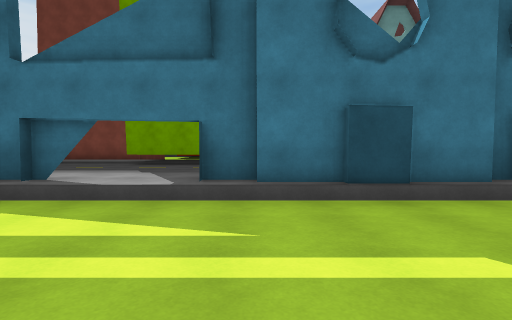
[1] (above)

24 first-person views from a walk through a 3-D level made in the Unity game engine. The camera is 1.3 m above the floor, tilts 2° down and sees 80° across. The floor is counted in squares, 2 m on a side. Each view is taken from the middle of a square. On the plan, view 1 faces up. The plan holds only what a view shows up to about 10 squares ahead; the rest is blank. The place goes on beyond the plan. The player character is not drawn. Some animated figures are left out. Surface patterns are stand-ins for the level's own textures.

[2]
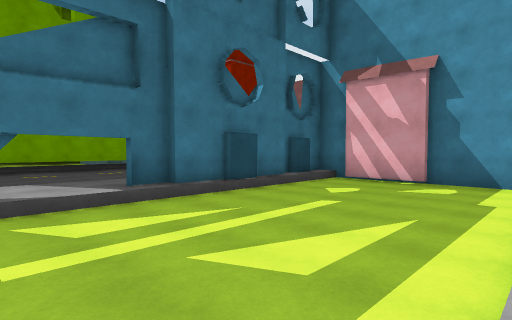

[3]
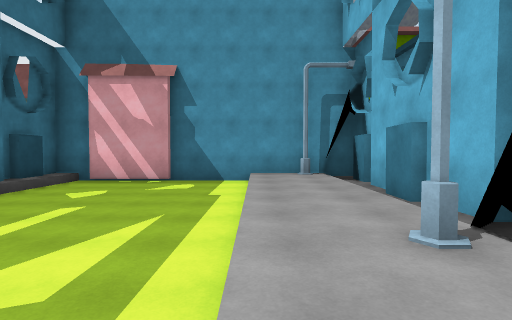

[4]
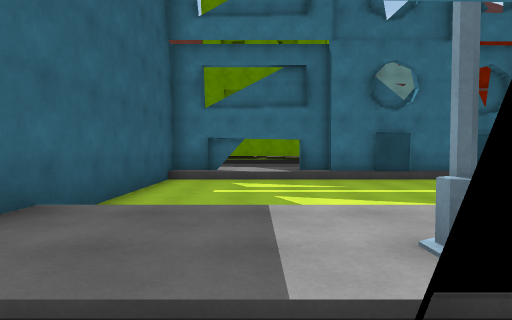

[5]
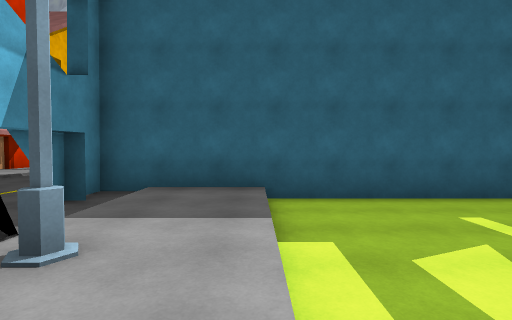

[6]
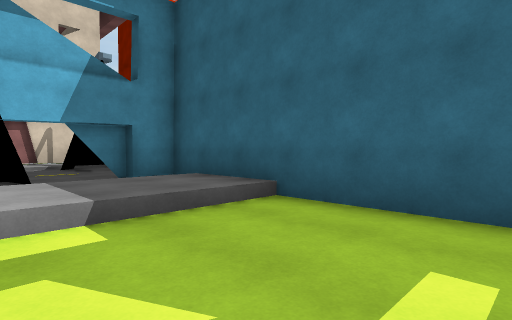

[7]
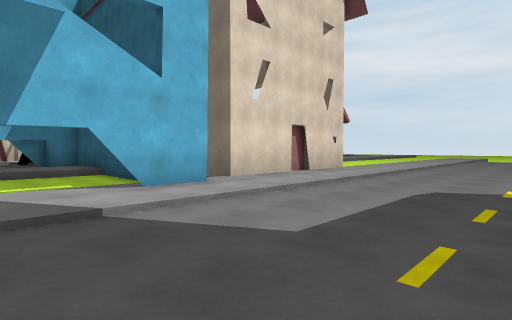

[8]
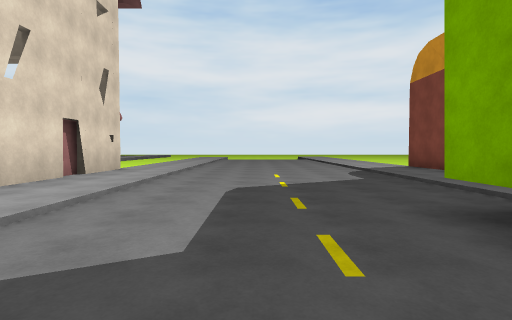

[9]
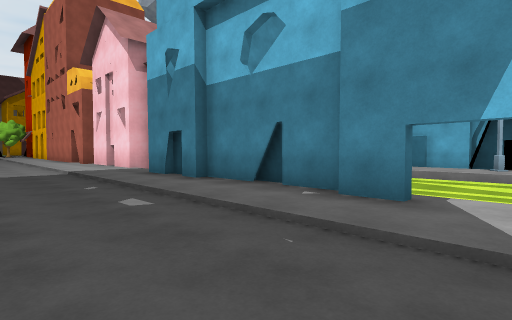

[10]
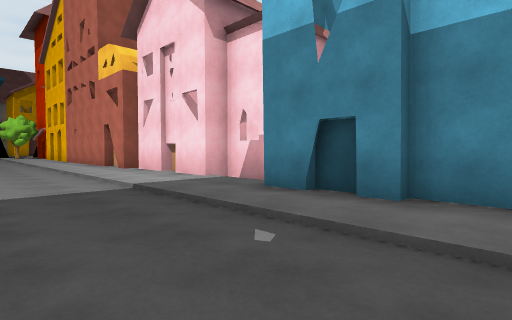

[11]
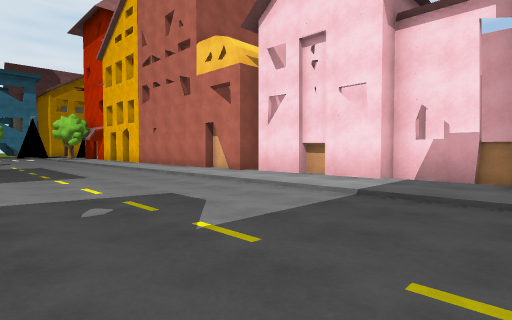

[12]
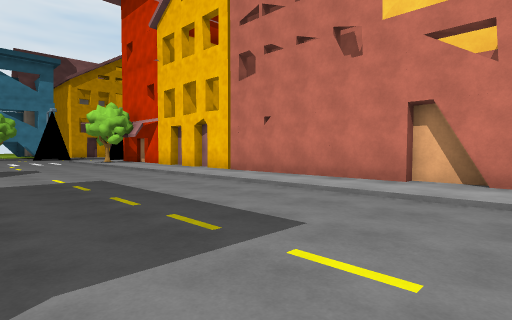

[13]
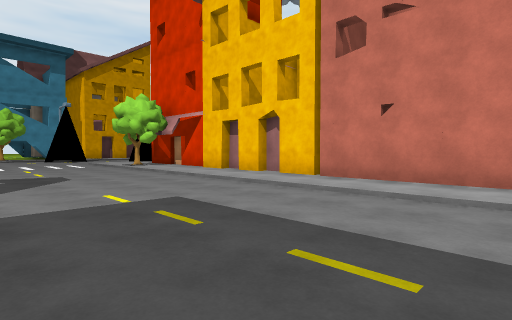

[14]
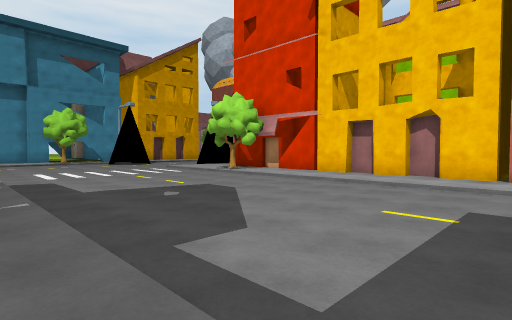

[15]
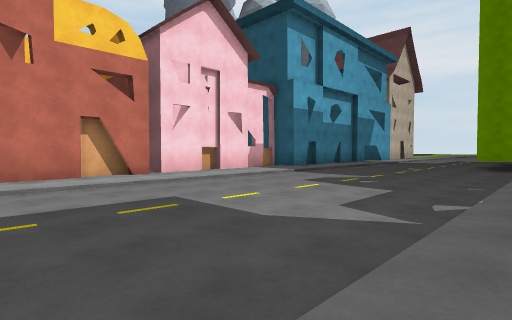

[16]
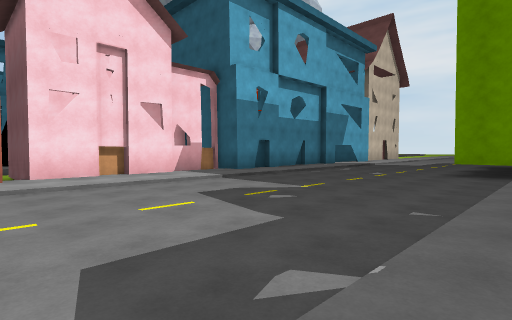

[17]
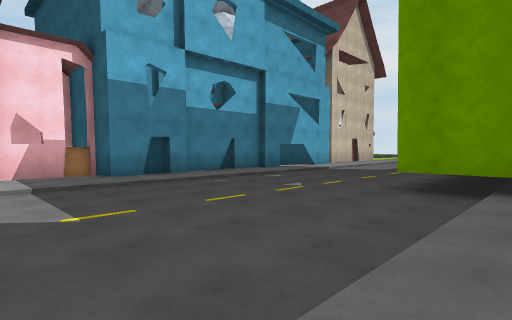

[18]
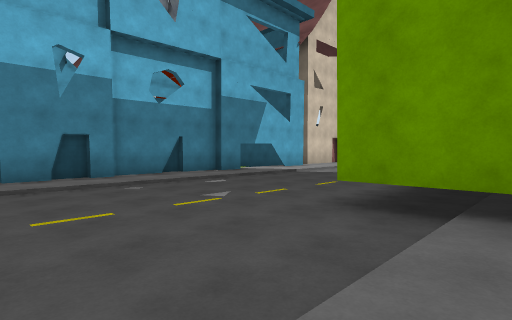

[19]
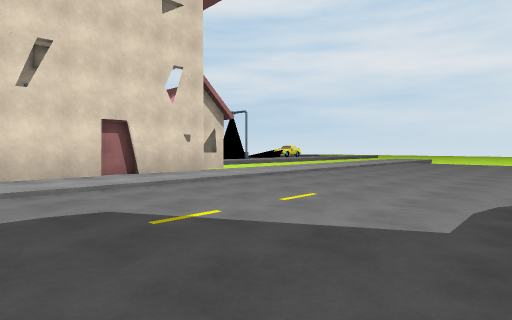

[20]
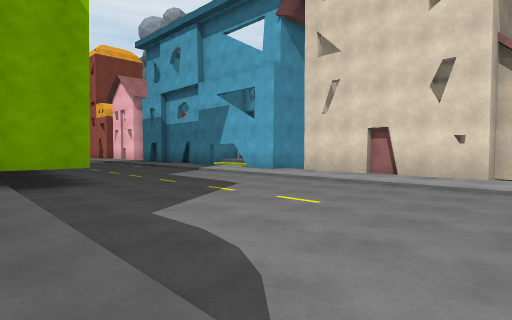

[21]
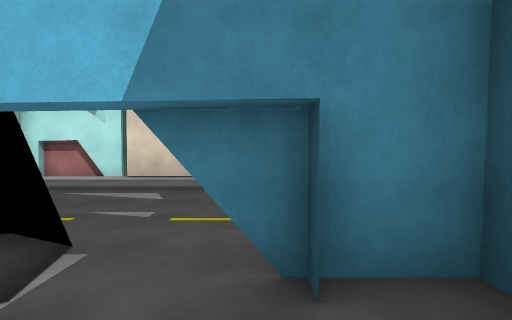

[22]
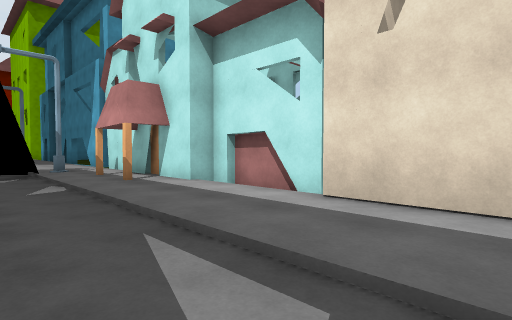

[23]
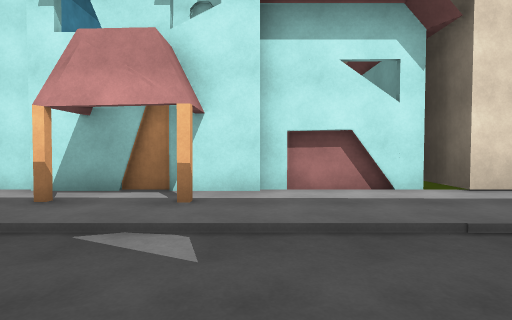

[24]
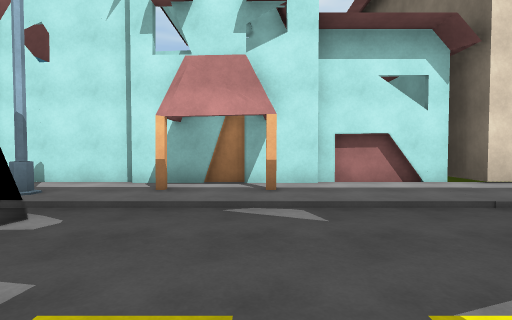

### Floor plan
Key: @ floor where view 1 was taken; # wall or solid block; . main floor; : floor 0.25 m higher than the main floor; - floor 0.25 m lower than the main floor; / step, stairs or slope; B building; T tree.
Columns run from 11 left of view 1 to 29 right of it. Each row starts with its distance up from view 1.
 12 :::::::      #::::::::::::: ::::::
 11 .......B     B............. .............
 10 .......BBBBB B...........................
  9 ........................................
  8 .......................................
  7 ......................................
  6 /////////////////////////////////////
  5 :::::::::::::::::::::::::::::::::::TTT
  4 :#####/#B/BBBBB#B::#B####B#BB##B###B
  3 ##     #--------####  #      #
  2        #--------#     #      #
  1        #--------B     #
  0        #---@----B
 -1        #////////B
 -2        #::/:::::#
 -3        #//##BBB##
 -4        BB.##   .#
 -5       .....   ...
 -6      ..  .........
 -7     ..   .........#
 -8     :   ::::::::::#::
 -9         :::::::::::::
-10         #######  ####

Where each view was taken, in squares from view 1:
view 1: 0 up, 0 right, facing up
view 2: 1 down, 3 left, facing up-right
view 3: 1 down, 3 left, facing right
view 4: 4 down, 2 left, facing up
view 5: 1 down, 1 right, facing left
view 6: 2 up, 1 left, facing down-left
view 7: 9 up, 1 left, facing down-left
view 8: 8 up, 1 left, facing left
view 9: 8 up, 2 left, facing down-right
view 10: 8 up, 2 right, facing down-right
view 11: 10 up, 5 right, facing down-right
view 12: 10 up, 11 right, facing down-right
view 13: 10 up, 14 right, facing down-right
view 14: 12 up, 17 right, facing down-right
view 15: 12 up, 15 right, facing down-left
view 16: 12 up, 12 right, facing down-left
view 17: 12 up, 8 right, facing down-left
view 18: 12 up, 6 right, facing down-left
view 19: 11 up, 5 left, facing down-left
view 20: 12 up, 11 left, facing down-right
view 21: 2 down, 3 left, facing down
view 22: 6 down, 2 left, facing down-right
view 23: 5 down, 3 right, facing down
view 24: 4 down, 4 right, facing down
